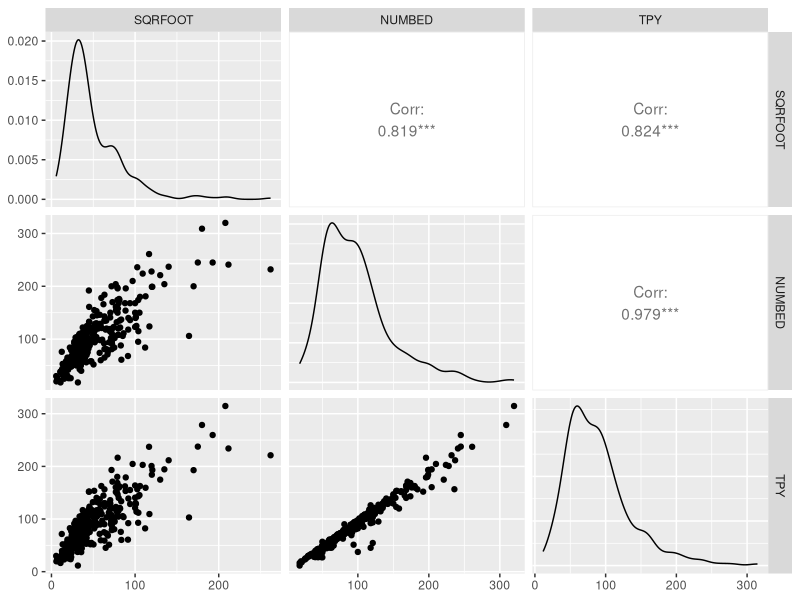
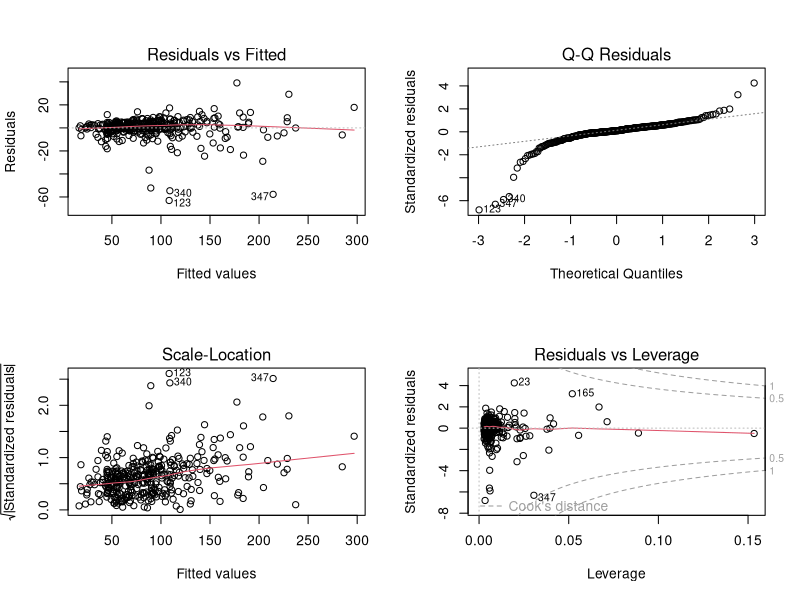
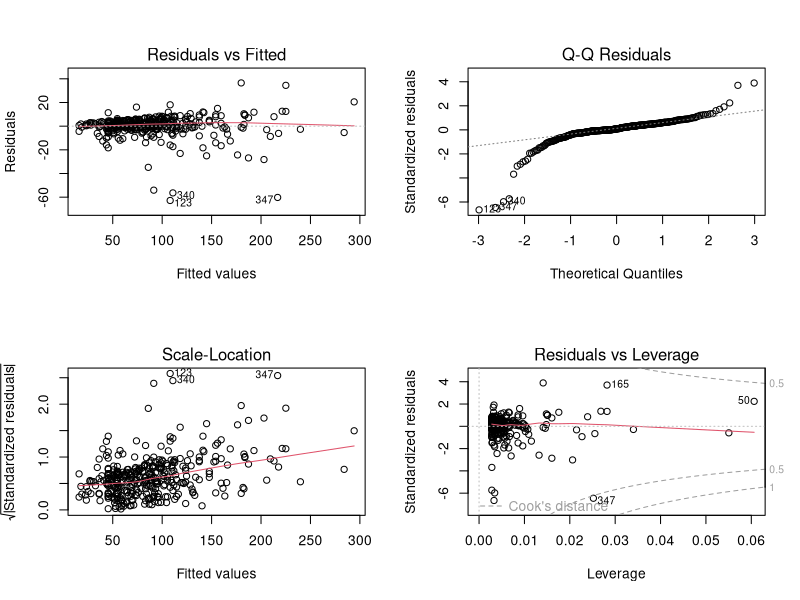
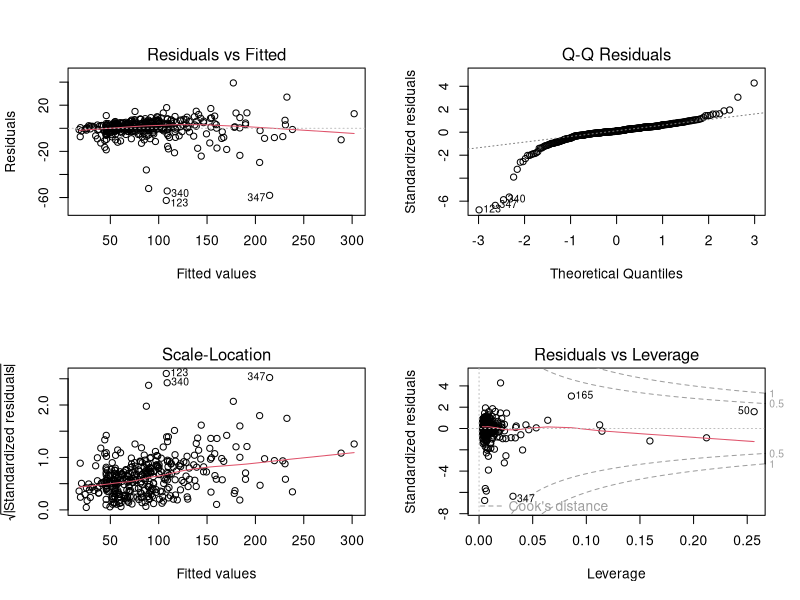
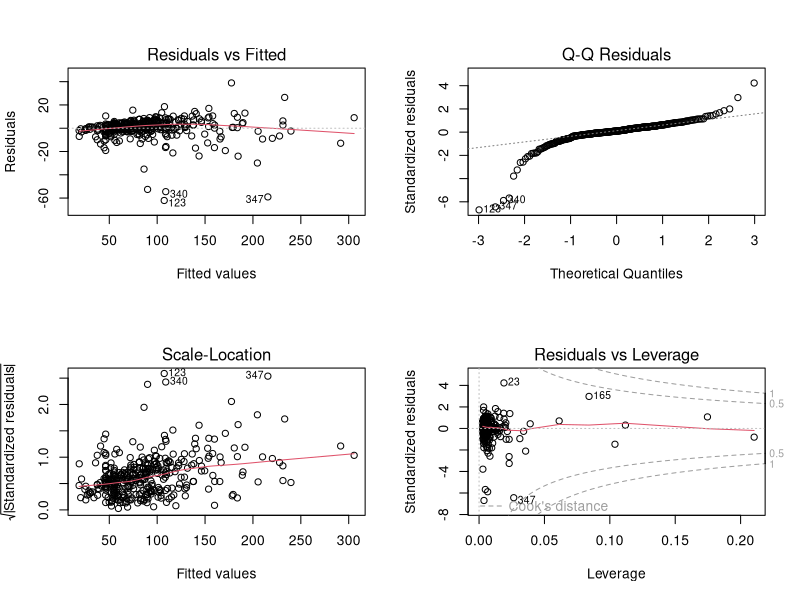
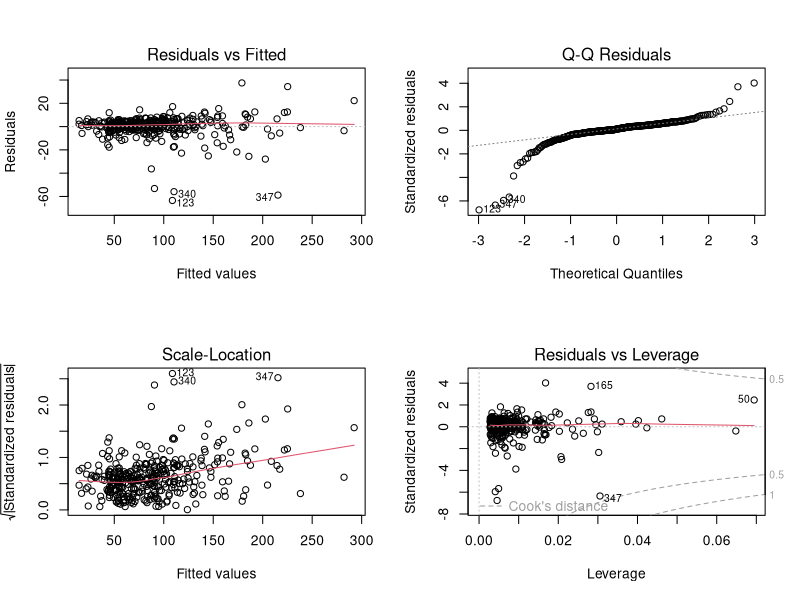
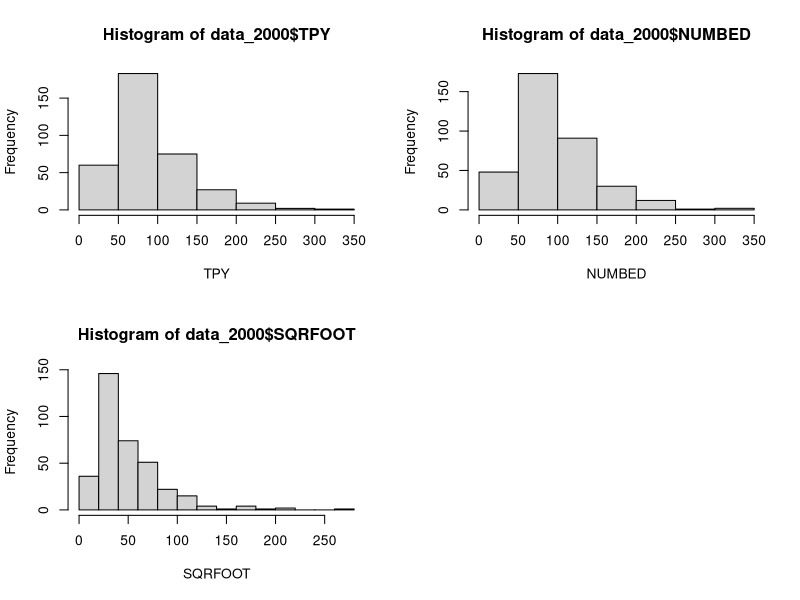
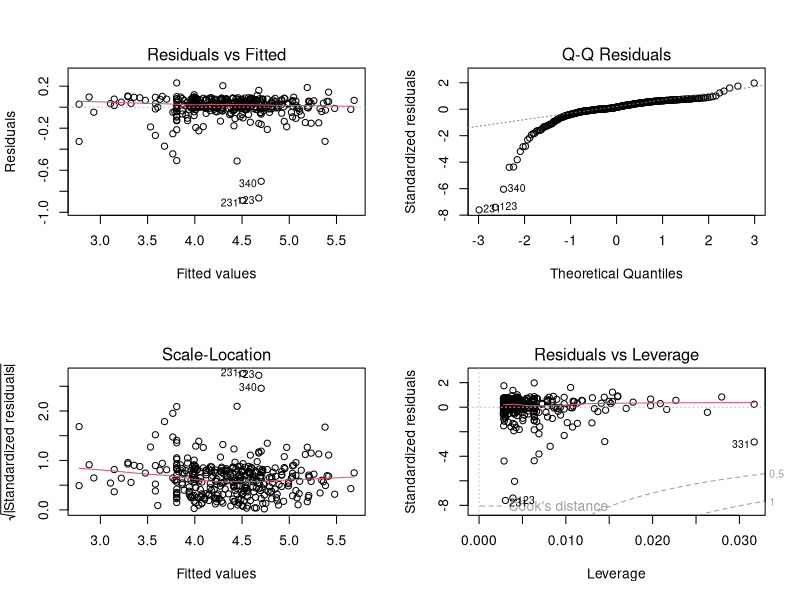

These charts were generated, in order, by the following R code:
## ---- chunk 1
knitr::opts_chunk$set(echo = TRUE)
## ---- chunk 2
## importing the dataset and omitting the missing values
datafile <- read.csv("../WiscNursingHome.csv")
datafile <- na.omit(datafile)

## dividing data from different years
data_2000 <- datafile[datafile$CRYEAR == 2000, ]
data_2001 <- datafile[datafile$CRYEAR == 2001, ]

datafile$ORGSTR <- as.factor(datafile$ORGSTR)
datafile$MSA <- as.factor(datafile$MSA)
## ---- chunk 3
library(ggplot2)
library(GGally)
## ---- chunk 4
ggpairs(subset(data_2000, select = c(SQRFOOT, NUMBED, TPY)))
## ---- chunk 5
summary(lm(TPY ~ NUMBED + SQRFOOT + NUMBED:SQRFOOT, data = data_2000))
## ---- chunk 6
anova(glm(TPY ~ NUMBED + SQRFOOT + NUMBED:SQRFOOT, data = data_2000, family = gaussian),
      test = "Chisq")
## ---- chunk 7
AIC(lm(TPY ~ NUMBED, data = data_2000),
    lm(TPY ~ SQRFOOT, data = data_2000),
    lm(TPY ~ NUMBED + SQRFOOT, data = data_2000),
    lm(TPY ~ NUMBED:SQRFOOT, data = data_2000),
    lm(TPY ~ NUMBED + SQRFOOT + NUMBED:SQRFOOT, data = data_2000),
    lm(TPY ~ NUMBED + NUMBED:SQRFOOT, data = data_2000),
    lm(TPY ~ SQRFOOT + NUMBED:SQRFOOT, data = data_2000))
## ---- chunk 8
AIC(lm(TPY ~ log(NUMBED), data = data_2000),
    lm(TPY ~ log(SQRFOOT), data = data_2000),
    lm(TPY ~ log(NUMBED) + log(SQRFOOT), data = data_2000),
    lm(TPY ~ log(NUMBED) + SQRFOOT, data = data_2000),
    lm(TPY ~ NUMBED + log(SQRFOOT), data = data_2000))
## ---- chunk 9
fit.linear <- lm(TPY ~ NUMBED + SQRFOOT, data = data_2000)
summary(fit.linear)
## ---- chunk 10
par(mfrow = c(2, 2))
plot(fit.linear)
## ---- chunk 11
par(mfrow = c(2, 2))
plot(lm(TPY ~ NUMBED, data = data_2000))
## ---- chunk 12
par(mfrow = c(2, 2))
plot(lm(TPY ~ NUMBED + SQRFOOT + NUMBED:SQRFOOT, data = data_2000))
## ---- chunk 13
par(mfrow = c(2, 2))
plot(lm(TPY ~ NUMBED + NUMBED:SQRFOOT, data = data_2000))
## ---- chunk 14
par(mfrow = c(2, 2))
plot(lm(TPY ~ NUMBED + log(SQRFOOT), data = data_2000))
## ---- chunk 15
par(mfrow = c(2, 2))
hist(data_2000$TPY, xlab = "TPY", freq = TRUE)
hist(data_2000$NUMBED, xlab = "NUMBED", freq = TRUE)
hist(data_2000$SQRFOOT, xlab = "SQRFOOT", freq = TRUE)
## ---- chunk 16
## fare ggpairs() con il log delle variabili
## ---- chunk 17
summary(lm(log(TPY) ~ log(NUMBED) + log(SQRFOOT) + log(NUMBED):log(SQRFOOT), data = data_2000))
## ---- chunk 18
anova(glm(log(TPY) ~ log(NUMBED) + log(SQRFOOT) + log(NUMBED):log(SQRFOOT), data = data_2000,
          family = gaussian), test = "Chisq")
## ---- chunk 19
summary(lm(log(TPY) ~ log(NUMBED), data = data_2000))
## ---- chunk 20
summary(lm(log(TPY) ~ log(SQRFOOT), data = data_2000))
## ---- chunk 21
par(mfrow = c(2, 2))
plot(lm(log(TPY) ~ log(NUMBED), data = data_2000))
## ---- chunk 22
par(mfrow = c(2, 2))
plot(lm(log(TPY) ~ log(SQRFOOT), data = data_2000))
## ---- chunk 23
AIC(lm(log(TPY) ~ log(NUMBED), data = data_2000),
    lm(log(TPY) ~ log(SQRFOOT), data = data_2000),
    lm(log(TPY) ~ log(NUMBED) + log(SQRFOOT), data = data_2000))
## ---- chunk 24
summary(lm(log(TPY) ~ NUMBED + log(SQRFOOT), data = data_2000))
## ---- chunk 25
par(mfrow = c(2, 2))
plot(lm(log(TPY) ~ NUMBED + log(SQRFOOT), data = data_2000))
## ---- chunk 26
AIC(lm(log(TPY) ~ NUMBED + log(SQRFOOT), data = data_2000))
## ---- chunk 27
summary(lm(I(1/TPY) ~ NUMBED + SQRFOOT, data = data_2000))
## ---- chunk 28
summary(lm(I(sqrt(TPY)) ~ NUMBED + SQRFOOT, data = data_2000))
## ---- chunk 29
par(mfrow = c(2, 2))
plot(lm(I(1/TPY) ~ NUMBED + SQRFOOT, data = data_2000))
## ---- chunk 30
par(mfrow = c(2, 2))
plot(lm(I(sqrt(TPY)) ~ NUMBED + SQRFOOT, data = data_2000))
## ---- chunk 31
### roba fatta da Simone
## ---- chunk 32
summary(lm(TPY ~ NUMBED + SQRFOOT + TAXEXEMPT + SELFFUNDINS + URBAN + PRO, data = data_2000))
## ---- chunk 33
anova(glm(TPY ~ NUMBED + SQRFOOT + TAXEXEMPT + SELFFUNDINS + URBAN + PRO, data = data_2000,
          family = gaussian), test = "Chisq")
## ---- chunk 34
par(mfrow = c(2, 2))
plot(lm(TPY ~ NUMBED + SQRFOOT + TAXEXEMPT + SELFFUNDINS + URBAN + PRO,
        data = data_2000))
## ---- chunk 35
summary(lm(log(TPY) ~ log(NUMBED) + log(SQRFOOT) + TAXEXEMPT + SELFFUNDINS + URBAN + PRO,
           data = data_2000))
## ---- chunk 36
anova(glm(log(TPY) ~ log(NUMBED) + log(SQRFOOT) + TAXEXEMPT + SELFFUNDINS + URBAN + PRO,
          data = data_2000, family = gaussian), test = "Chisq")
## ---- chunk 37
par(mfrow = c(2, 2))
plot(lm(log(TPY) ~ log(NUMBED) + log(SQRFOOT) + TAXEXEMPT + SELFFUNDINS + URBAN + PRO,
        data = data_2000))
## ---- chunk 38
anova(glm(log(TPY) ~ log(NUMBED) + log(SQRFOOT) + SELFFUNDINS + URBAN + PRO + TAXEXEMPT,
          data = data_2000, family = gaussian), test = "Chisq")
## ---- chunk 39
fit.best <- lm(log(TPY) ~ log(SQRFOOT) + TAXEXEMPT + PRO, data = data_2000)
summary(fit.best)
## ---- chunk 40
anova(fit.best, test = "Chisq")
## ---- chunk 41
par(mfrow = c(2, 2))
plot(fit.best)
